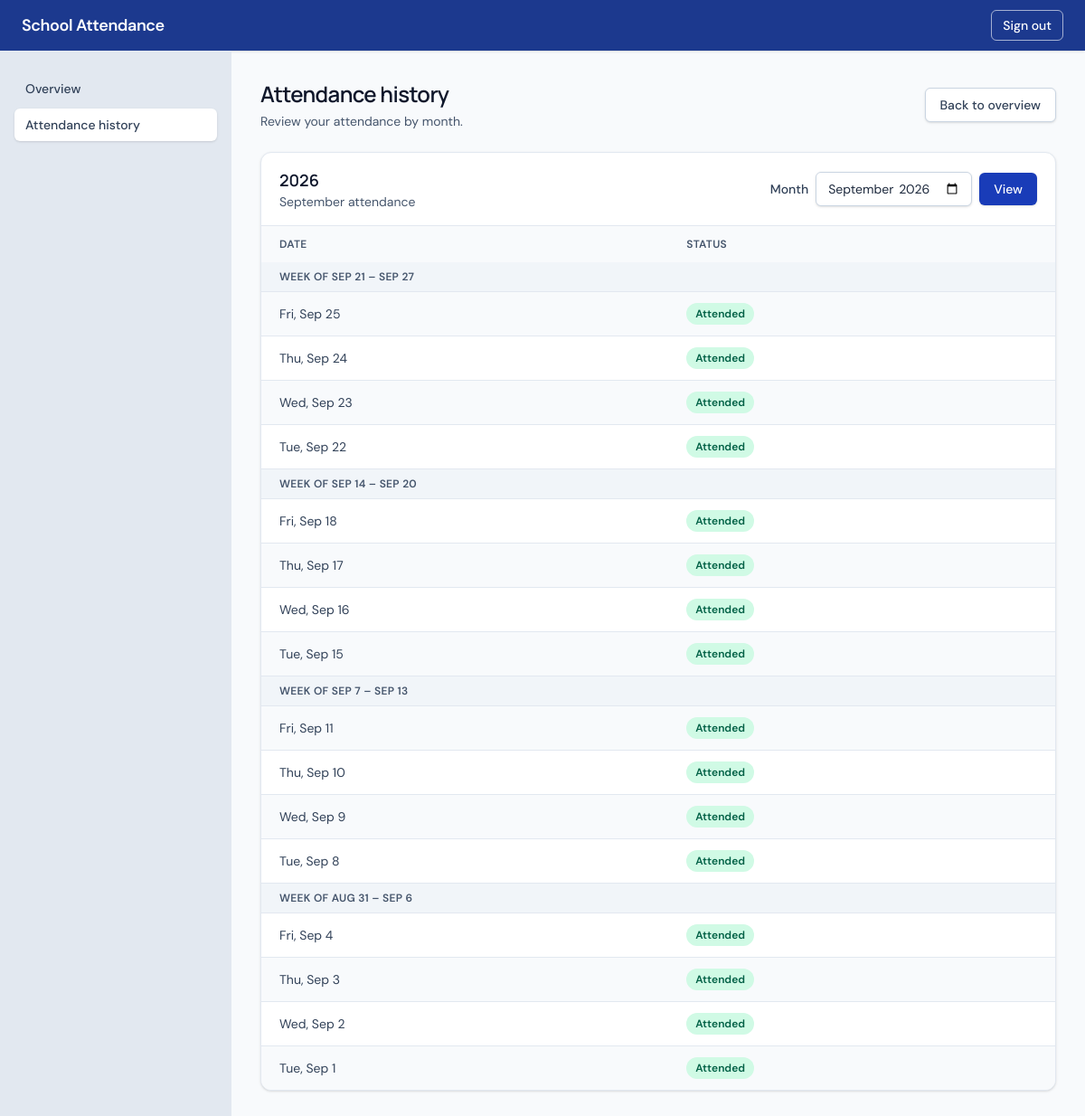
/student_attendance.php (signed in), run on the app's committed database.
### tables this page shows
CREATE TABLE `attendance` (
  `id` int(10) UNSIGNED NOT NULL,
  `student_id` int(10) UNSIGNED NOT NULL,
  `attendance_date` date NOT NULL,
  `status` enum('attended','absent') NOT NULL
);

### auth.php (called while the page is built, shortened)
<?php
function escape_html(string $value): string
{
    return htmlspecialchars($value, ENT_QUOTES | ENT_SUBSTITUTE, 'UTF-8');
}

### student_attendance.php (the view, shortened to what this page needs)
<?php
require_once __DIR__ . '/auth.php';
require_once __DIR__ . '/config.php';
$month_input = $_GET['month'] ?? date('Y-m');
$valid_month = is_string($month_input) && preg_match('/^\d{4}-(0[1-9]|1[0-2])$/', $month_input);
$month_start = $valid_month
    ? DateTimeImmutable::createFromFormat('!Y-m-d', $month_input . '-01')
    : false;
$next_month = $month_start->modify('first day of next month');
$month_first_day = $month_start->format('Y-m-d');
$next_month_first_day = $next_month->format('Y-m-d');
$statement = mysqli_prepare(
    $link,
    'select attendance_date, status from attendance '
        . 'where student_id = ? and attendance_date >= ? and attendance_date < ? '
        . 'order by attendance_date desc'
);
mysqli_stmt_bind_param($statement, 'iss', $_SESSION['user_id'], $month_first_day, $next_month_first_day);
mysqli_stmt_execute($statement);
$record_result = mysqli_stmt_get_result($statement);
$weeks = [];
while ($record = mysqli_fetch_assoc($record_result)) {
    $date = new DateTimeImmutable($record['attendance_date']);
    $week_start = $date->modify('monday this week');
    $week_end = $week_start->modify('+6 days');
    $week_key = $week_start->format('Y-m-d');
    $weeks[$week_key] ??= [
        'label' => $week_start->format('M j') . ' – ' . $week_end->format('M j'),
        'records' => [],
    ];
    $record['display_date'] = $date->format('D, M j');
    $weeks[$week_key]['records'][] = $record;
}
require __DIR__ . '/header.php';
?>
<div class="mb-6 flex flex-wrap items-center justify-between gap-3">
    <div>
        <h1 class="mb-1 text-2xl font-semibold tracking-tight text-slate-900">Attendance history</h1>
        <p class="text-sm text-slate-600">Review your attendance by month.</p>
    </div>
    <a class="rounded-md border border-slate-300 bg-white px-4 py-2 text-sm font-medium text-slate-700 shadow-sm hover:bg-slate-50 focus:outline-none focus:ring-2 focus:ring-blue-600" href="student.php">Back to overview</a>
</div>
<section class="overflow-hidden rounded-xl border border-slate-200 bg-white shadow-sm" aria-labelledby="attendance-heading">
    <div class="flex flex-wrap items-center justify-between gap-3 border-b border-slate-200 px-5 py-4">
        <div>
            <h2 class="text-lg font-semibold text-slate-900" id="attendance-heading"><?= escape_html($month_start->format('Y')) ?></h2>
            <p class="text-sm text-slate-600"><?= escape_html($month_start->format('F')) ?> attendance</p>
        </div>
        <form method="get" class="flex flex-wrap items-center gap-2">
            <label for="month" class="text-sm font-medium text-slate-700">Month</label>
            <input
                class="rounded-md border border-slate-300 bg-white px-3 py-2 text-sm shadow-sm focus:border-blue-500 focus:outline-none focus:ring-2 focus:ring-blue-100"
                type="month"
                id="month"
                name="month"
                value="<?= escape_html($month_start->format('Y-m')) ?>"
                required
            >
            <button class="rounded-md bg-blue-800 px-4 py-2 text-sm font-medium text-white shadow-sm hover:bg-blue-900 focus:outline-none focus:ring-2 focus:ring-blue-600 focus:ring-offset-2" type="submit">View</button>
        </form>
    </div>
    <div class="overflow-x-auto">
        <table class="w-full text-left text-sm">
            <thead class="bg-slate-50 text-xs uppercase tracking-wide text-slate-600">
                <tr>
                    <th class="px-5 py-3 font-semibold" scope="col">Date</th>
                    <th class="px-5 py-3 font-semibold" scope="col">Status</th>
                </tr>
            </thead>
            <tbody class="divide-y divide-slate-200">
                <?php if ($weeks === []): ?>
                    <tr>
                        <td colspan="2" class="px-5 py-4 text-slate-500">
                            No attendance or absence has been recorded for <?= escape_html($month_start->format('F Y')) ?>.
                        </td>
                    </tr>
                <?php else: ?>
                    <?php foreach ($weeks as $week): ?>
                        <tr class="bg-slate-100">
                            <th colspan="2" class="px-5 py-2 text-left text-xs font-semibold uppercase tracking-wide text-slate-600" scope="rowgroup">Week of <?= escape_html($week['label']) ?></th>
                        </tr>
                        <?php foreach ($week['records'] as $record): ?>
                            <tr class="odd:bg-white even:bg-slate-50">
                                <td class="px-5 py-3 text-slate-700"><time datetime="<?= escape_html($record['attendance_date']) ?>"><?= escape_html($record['display_date']) ?></time></td>
                                <td class="px-5 py-3">
                                    <span class="inline-flex rounded-full px-2.5 py-1 text-xs font-semibold <?= $record['status'] === 'attended' ? 'bg-emerald-100 text-emerald-800' : 'bg-slate-100 text-slate-700' ?>">
                                        <?= escape_html(ucfirst($record['status'])) ?>
                                    </span>
                                </td>
                            </tr>
                        <?php endforeach; ?>
                    <?php endforeach; ?>
                <?php endif; ?>
            </tbody>
        </table>
    </div>
</section>
<?php
require __DIR__ . '/footer.php';
?>

### style.css (style rules this page uses)
body { font-family: 'DM Sans', sans-serif; }
h1, h2, h3 { font-family: 'Manrope', sans-serif; }

### data on the page
attendance: display_date "Fri, Sep 25", status "Attended"
attendance: display_date "Thu, Sep 24", status "Attended"
attendance: display_date "Wed, Sep 23", status "Attended"
attendance: display_date "Tue, Sep 22", status "Attended"
attendance: display_date "Fri, Sep 18", status "Attended"
attendance: display_date "Thu, Sep 17", status "Attended"
attendance: display_date "Wed, Sep 16", status "Attended"
attendance: display_date "Tue, Sep 15", status "Attended"
attendance: display_date "Fri, Sep 11", status "Attended"
attendance: display_date "Thu, Sep 10", status "Attended"
attendance: display_date "Wed, Sep 9", status "Attended"
attendance: display_date "Tue, Sep 8", status "Attended"
attendance: display_date "Fri, Sep 4", status "Attended"
attendance: display_date "Thu, Sep 3", status "Attended"
attendance: display_date "Wed, Sep 2", status "Attended"
attendance: display_date "Tue, Sep 1", status "Attended"

### other printed values
escape_html($month_start->format('Y')) "2026"
escape_html($month_start->format('F')) "September"
escape_html($week['label']) "SEP 21 – SEP 27"
escape_html($week['label']) "SEP 14 – SEP 20"
escape_html($week['label']) "SEP 7 – SEP 13"
escape_html($week['label']) "AUG 31 – SEP 6"
